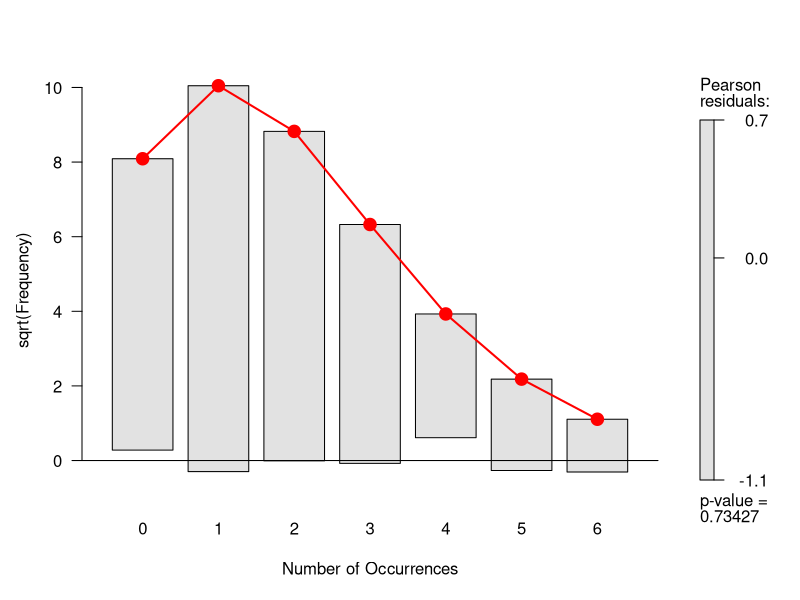
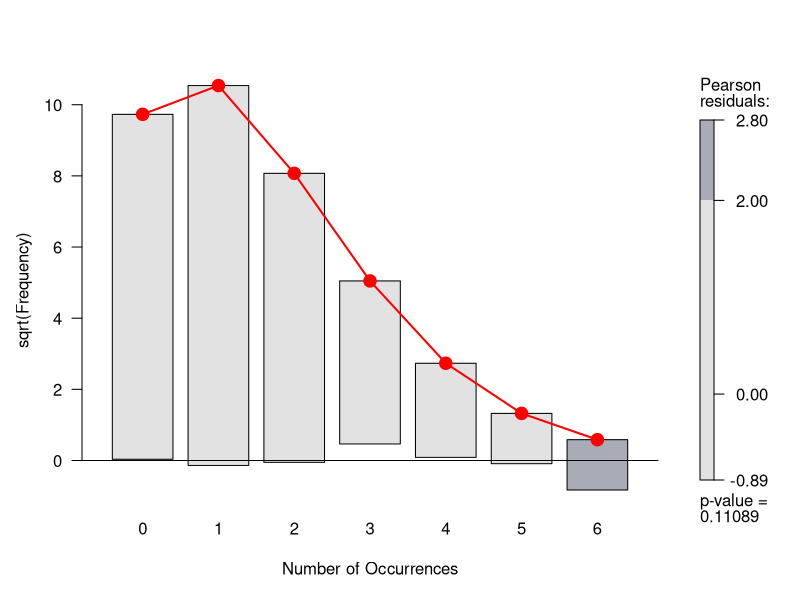
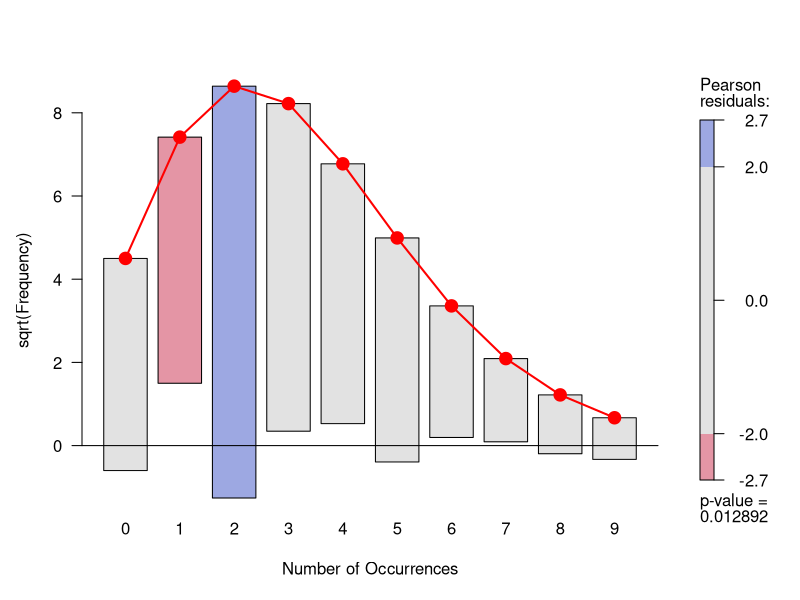
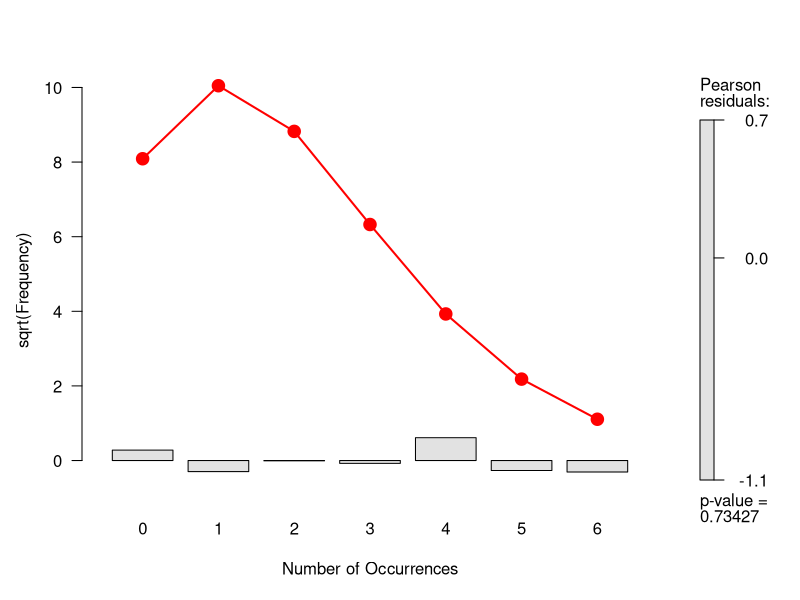
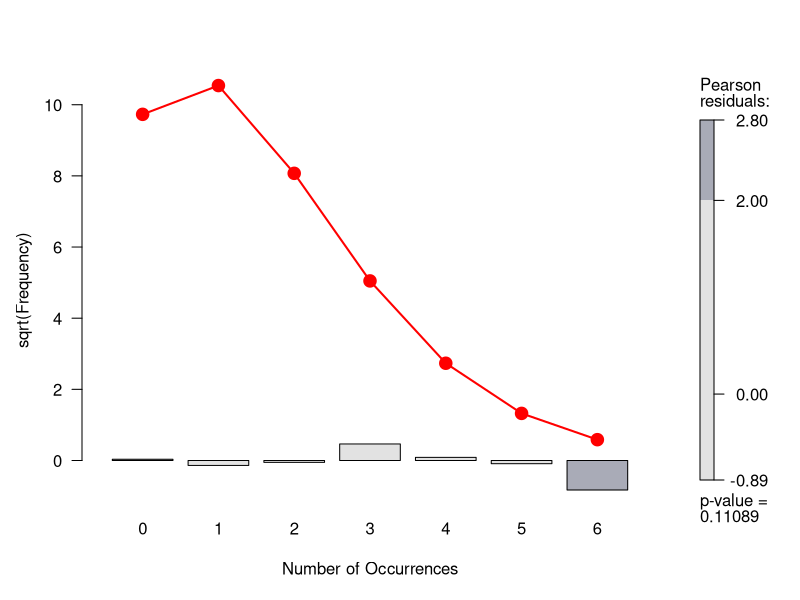
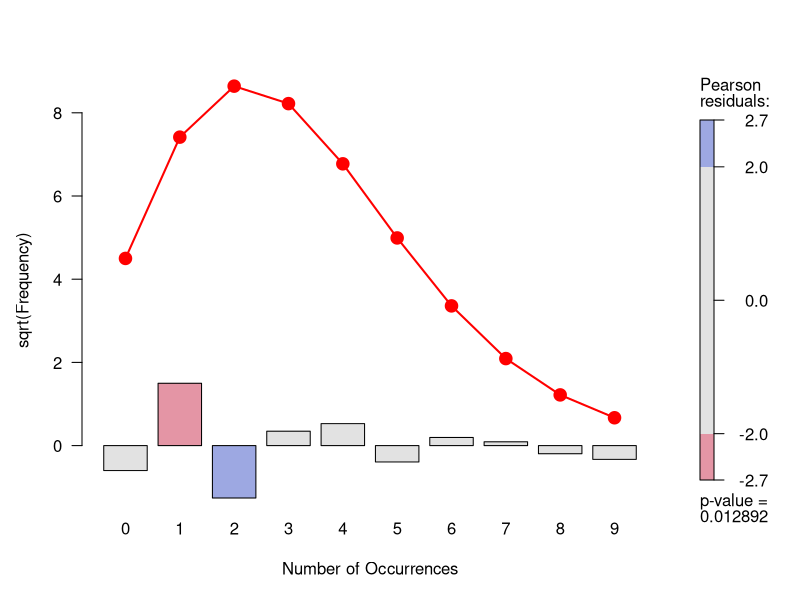

Recreate these plots in R, in order.
setwd("//media//kswada//MyFiles//R//bundesliga")

packages <- c("dplyr", "vcd", "MASS")
purrr::walk(packages, library, character.only = TRUE, warn.conflicts = FALSE)



# ------------------------------------------------------------------------------
# data:  Bundesliga
# ------------------------------------------------------------------------------
data("Bundesliga", package = "vcd")

data <- Bundesliga

BL1995 <- data %>% filter(Year == 1995)

data_home <- BL1995 %>% dplyr::select(HomeGoals) %>% table()
data_away <- BL1995 %>% dplyr::select(AwayGoals) %>% table()
data_total <- BL1995 %>% mutate(TotalGoals = HomeGoals + AwayGoals) %>% dplyr::select(TotalGoals) %>% table()



# ------------------------------------------------------------------------------
# Use goodfit() to fit the posisson distribution
# ------------------------------------------------------------------------------
data_fit_home <- vcd::goodfit(data_home, type = "poisson")
data_fit_away <- vcd::goodfit(data_away, type = "poisson")
data_fit_total <- vcd::goodfit(data_total, type = "poisson")



# ------------------------------------------------------------------------------
# Rootogram
#
# plot.goodfit() method for "goodfit" objects
# ------------------------------------------------------------------------------
plot(data_fit_home, type = "hanging", shade = TRUE)
plot(data_fit_away, type = "hanging", shade = TRUE)
plot(data_fit_total, type = "hanging", shade = TRUE)


# TotalGoals lack of fit to Poisson distribution
plot(data_fit_home, type = "deviation", shade = TRUE)
plot(data_fit_away, type = "deviation", shade = TRUE)
plot(data_fit_total, type = "deviation", shade = TRUE)





